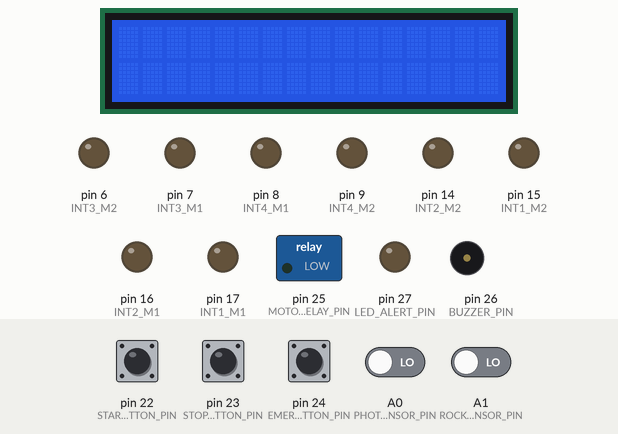
Recording of a sketch running on a simulated Arduino Mega 2560, built with avr-gcc and run on an emulated ATmega2560. On the bench: 16×2 character LCD, switched loads named in the sketch (green lamp = pin HIGH), output pins drawn as LEDs (lit = HIGH), buzzer (waves = sounding, pin HIGH). Inputs (shaded band) come from the test bench; at power-on: pin 22 (START_BUTTON_PIN), pin 23 (STOP_BUTTON_PIN), pin 24 (EMERGENCY_BUTTON_PIN) HIGH, A0 (PHOTO_SENSOR_PIN), A1 (ROCK_SENSOR_PIN) LOW.

Above: at 1.2 s.
1.3 s: A1 (ROCK_SENSOR_PIN) driven HIGH
At 2.1 s:
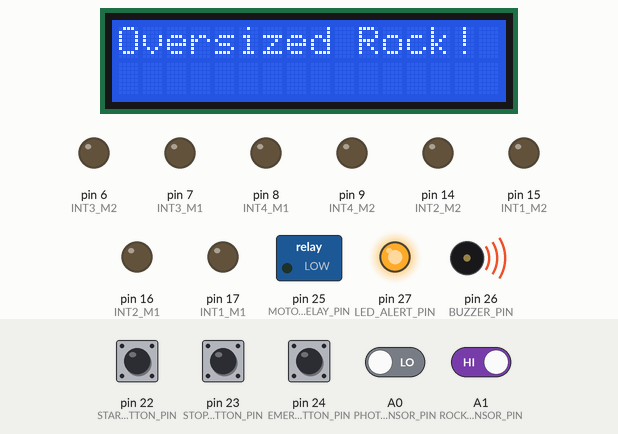
4.3 s: pin 22 (START_BUTTON_PIN) pulled LOW for 0.15 s
At 5.5 s:
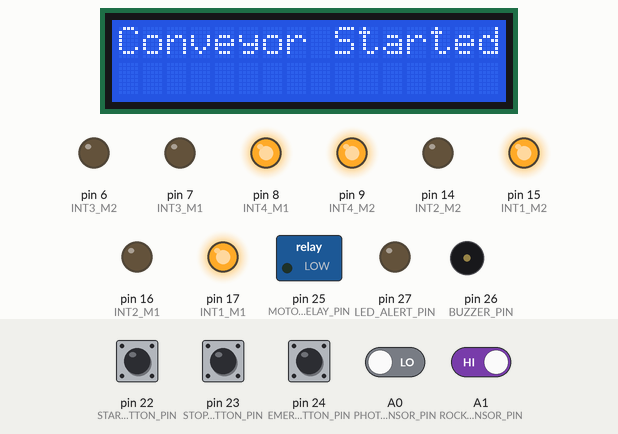
Timing chart, 0 to 11.9 s (numbered marks = the images above; inputs shaded):
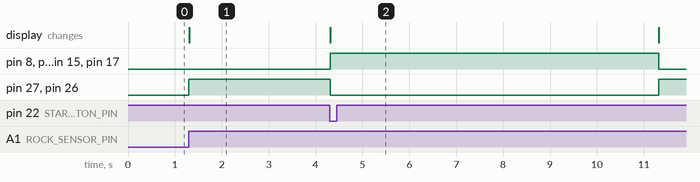

The sketch:

Conveyor_belt.ino
```cpp
#include <LiquidCrystal.h>

// Define pins for sensors, buttons, and output devices
#define PHOTO_SENSOR_PIN A0
#define ROCK_SENSOR_PIN A1
#define START_BUTTON_PIN 22
#define STOP_BUTTON_PIN 23
#define EMERGENCY_BUTTON_PIN 24
#define MOTOR_RELAY_PIN 25
#define BUZZER_PIN 26
#define LED_ALERT_PIN 27

// First stepper motor
int INT1_M1 = 17;
int INT2_M1 = 16;
int INT3_M1 = 7;
int INT4_M1 = 8;

// Second stepper motor
int INT1_M2 = 15;
int INT2_M2 = 14;
int INT3_M2 = 6;
int INT4_M2 = 9;

// LCD configuration
const int rs = 12, en = 11, d4 = 5, d5 = 4, d6 = 3, d7 = 2;
LiquidCrystal lcd(rs, en, d4, d5, d6, d7);

unsigned long noOreDetectedTime = 0;
bool conveyorRunning = false;

void setup() {
  // Configure pins
  pinMode(PHOTO_SENSOR_PIN, INPUT);
  pinMode(ROCK_SENSOR_PIN, INPUT);
  pinMode(START_BUTTON_PIN, INPUT_PULLUP);
  pinMode(STOP_BUTTON_PIN, INPUT_PULLUP);
  pinMode(EMERGENCY_BUTTON_PIN, INPUT_PULLUP);
  pinMode(MOTOR_RELAY_PIN, OUTPUT);
  pinMode(BUZZER_PIN, OUTPUT);
  pinMode(LED_ALERT_PIN, OUTPUT);

  // Configure stepper motor pins
  pinMode(INT1_M1, OUTPUT);
  pinMode(INT2_M1, OUTPUT);
  pinMode(INT3_M1, OUTPUT);
  pinMode(INT4_M1, OUTPUT);
  pinMode(INT1_M2, OUTPUT);
  pinMode(INT2_M2, OUTPUT);
  pinMode(INT3_M2, OUTPUT);
  pinMode(INT4_M2, OUTPUT);

  // Initialize outputs
  digitalWrite(MOTOR_RELAY_PIN, LOW); // Start with motor off
  digitalWrite(BUZZER_PIN, LOW);      // Start with buzzer off
  digitalWrite(LED_ALERT_PIN, LOW);  // Start with LED off

  lcd.begin(16, 2); // Initialize LCD
}

void loop() {
  int photoSensorState = digitalRead(PHOTO_SENSOR_PIN);
  int rockSensorState = digitalRead(ROCK_SENSOR_PIN);
  bool startPressed = digitalRead(START_BUTTON_PIN) == LOW;
  bool stopPressed = digitalRead(STOP_BUTTON_PIN) == LOW;
  bool emergencyPressed = digitalRead(EMERGENCY_BUTTON_PIN) == LOW;

  // Start button logic
  if (startPressed) {
    conveyorRunning = true;

    // Both motors move in the same direction
    digitalWrite(INT1_M1, HIGH);
    digitalWrite(INT2_M1, LOW);
    digitalWrite(INT3_M1, LOW);
    digitalWrite(INT4_M1, HIGH);

    digitalWrite(INT1_M2, HIGH);
    digitalWrite(INT2_M2, LOW);
    digitalWrite(INT3_M2, LOW);
    digitalWrite(INT4_M2, HIGH);

    lcd.clear();
    lcd.print("Conveyor Started");
    delay(7000);
  }

  // Stop button logic
  if (stopPressed) {
    conveyorRunning = false;

    // Stop both motors
    digitalWrite(INT1_M1, LOW);
    digitalWrite(INT2_M1, LOW);
    digitalWrite(INT3_M1, LOW);
    digitalWrite(INT4_M1, LOW);

    digitalWrite(INT1_M2, LOW);
    digitalWrite(INT2_M2, LOW);
    digitalWrite(INT3_M2, LOW);
    digitalWrite(INT4_M2, LOW);

    lcd.clear();
    lcd.print("Conveyor Stopped");
    delay(100);
  }

  // Emergency stop logic
  if (emergencyPressed) {
    conveyorRunning = false;

    // Stop both motors and activate buzzer
    digitalWrite(INT1_M1, LOW);
    digitalWrite(INT2_M1, LOW);
    digitalWrite(INT3_M1, LOW);
    digitalWrite(INT4_M1, LOW);

    digitalWrite(INT1_M2, LOW);
    digitalWrite(INT2_M2, LOW);
    digitalWrite(INT3_M2, LOW);
    digitalWrite(INT4_M2, LOW);

    digitalWrite(BUZZER_PIN, HIGH);

    lcd.clear();
    lcd.print("Emergency Stop!");
    delay(100);
  }

  // Ore detection logic
  if (photoSensorState == HIGH) {
    noOreDetectedTime = millis();
  } else if (millis() - noOreDetectedTime > 600000) { // 10 minutes
    conveyorRunning = false;

    digitalWrite(INT1_M1, LOW);
    digitalWrite(INT2_M1, LOW);
    digitalWrite(INT3_M1, LOW);
    digitalWrite(INT4_M1, LOW);

    digitalWrite(INT1_M2, LOW);
    digitalWrite(INT2_M2, LOW);
    digitalWrite(INT3_M2, LOW);
    digitalWrite(INT4_M2, LOW);

    lcd.clear();
    lcd.print("No Ore: Stopping");
    delay(100);
  }

  // Oversized rock detection logic
  if (rockSensorState == HIGH) {
    conveyorRunning = false;

    // Stop both motors
    digitalWrite(INT1_M1, LOW);
    digitalWrite(INT2_M1, LOW);
    digitalWrite(INT3_M1, LOW);
    digitalWrite(INT4_M1, LOW);

    digitalWrite(INT1_M2, LOW);
    digitalWrite(INT2_M2, LOW);
    digitalWrite(INT3_M2, LOW);
    digitalWrite(INT4_M2, LOW);

    digitalWrite(LED_ALERT_PIN, HIGH);
    digitalWrite(BUZZER_PIN, HIGH);

    lcd.clear();
    lcd.print("Oversized Rock!");
    delay(1000);

    digitalWrite(LED_ALERT_PIN, LOW);
    digitalWrite(BUZZER_PIN, LOW);
  }
}
```

Conveyor_belt.cpp
```cpp
#include<arduino.h>
#include <LiquidCrystal.h>
#include <AccelStepper.h>

// Define pins for sensors, buttons, and output devices
#define PHOTO_SENSOR_PIN A0
#define ROCK_SENSOR_PIN A1
#define START_BUTTON_PIN 22
#define STOP_BUTTON_PIN 23
#define EMERGENCY_BUTTON_PIN 24
#define MOTOR_RELAY_PIN 25
#define BUZZER_PIN 26
#define LED_ALERT_PIN 27

// Stepper motor pin definitions
#define INT1_M1 17
#define INT2_M1 16
#define INT3_M1 7
#define INT4_M1 8
#define INT1_M2 15
#define INT2_M2 14
#define INT3_M2 6
#define INT4_M2 9

// LCD configuration
const int rs = 12, en = 11, d4 = 5, d5 = 4, d6 = 3, d7 = 2;
LiquidCrystal lcd(rs, en, d4, d5, d6, d7);

// Create stepper objects
AccelStepper stepper1(AccelStepper::FULL4WIRE, INT1_M1, INT2_M1, INT3_M1, INT4_M1);
AccelStepper stepper2(AccelStepper::FULL4WIRE, INT1_M2, INT2_M2, INT3_M2, INT4_M2);

// Variables
bool conveyorRunning = false; // System state

void setup() {
  // Configure pins
  pinMode(PHOTO_SENSOR_PIN, INPUT);
  pinMode(ROCK_SENSOR_PIN, INPUT);
  pinMode(START_BUTTON_PIN, INPUT_PULLUP);
  pinMode(STOP_BUTTON_PIN, INPUT_PULLUP);
  pinMode(EMERGENCY_BUTTON_PIN, INPUT_PULLUP);
  pinMode(MOTOR_RELAY_PIN, OUTPUT);
  pinMode(BUZZER_PIN, OUTPUT);
  pinMode(LED_ALERT_PIN, OUTPUT);

  // Initialize outputs
  digitalWrite(MOTOR_RELAY_PIN, LOW);
  digitalWrite(BUZZER_PIN, LOW);
  digitalWrite(LED_ALERT_PIN, LOW);

  // Configure stepper motors
  stepper1.setMaxSpeed(1000);
  stepper1.setAcceleration(500);
  stepper2.setMaxSpeed(1000);
  stepper2.setAcceleration(500);

  // Initialize LCD
  lcd.begin(16, 2);
  lcd.clear();
  lcd.setCursor(0,0);
  lcd.print("Press Start Button");
  lcd.setCursor(0,1);
  lcd.print("System Stopped"); // Initial state
}

void loop() {
  // Read button states
  bool startPressed = digitalRead(START_BUTTON_PIN) ;
  bool stopPressed = digitalRead(STOP_BUTTON_PIN) ;
  bool emergencyPressed = digitalRead(EMERGENCY_BUTTON_PIN);

  // Start button logic
  if (startPressed ==HIGH && !conveyorRunning) {
    conveyorRunning = true; // Change system state

    // Move both motors forward
    stepper1.moveTo(1000);
    stepper2.moveTo(1000);

    lcd.clear();
    lcd.print("System Started");
  }

  // Run motors if conveyor is running
  if (conveyorRunning) {
    stepper1.run();
    stepper2.run();
  }

  // Stop button logic
  if (stopPressed ==LOW && conveyorRunning) {
    conveyorRunning = false; // Change system state

    // Stop both motors
    stepper1.stop();
    stepper2.stop();

    lcd.clear();
    lcd.print("System Stopped");
  }

  // Emergency stop logic
  if (emergencyPressed ==LOW && conveyorRunning) {
    conveyorRunning = false; // Change system state

    // Stop both motors and activate buzzer
    stepper1.stop();
    stepper2.stop();

    digitalWrite(BUZZER_PIN, HIGH);

    lcd.clear();
    lcd.print("Emergency Stop!");
    delay(1000);

    digitalWrite(BUZZER_PIN, LOW);

    lcd.clear();
    lcd.print("System Stopped");
  }

  // Logic for restarting after stopping
  if (!conveyorRunning && startPressed) {
    conveyorRunning = true;

    // Restart both motors
    stepper1.moveTo(1000);
    stepper2.moveTo(1000);

    lcd.clear();
    lcd.print("System Restarted");
  }
}
```

Measured:
- after the input at 1.3 s, pin 27 (LED_ALERT_PIN), pin 26 (BUZZER_PIN): LOW → HIGH at once; the display: changes at once (image 1)
- after the input at 4.3 s, pin 8 (INT4_M1), pin 9 (INT4_M2), pin 15 (INT1_M2), pin 17 (INT1_M1): LOW → HIGH at once, → LOW 7.0 s later; pin 27 (LED_ALERT_PIN), pin 26 (BUZZER_PIN): HIGH → LOW at once, → HIGH 7.0 s later; the display: changes at once (image 2)
